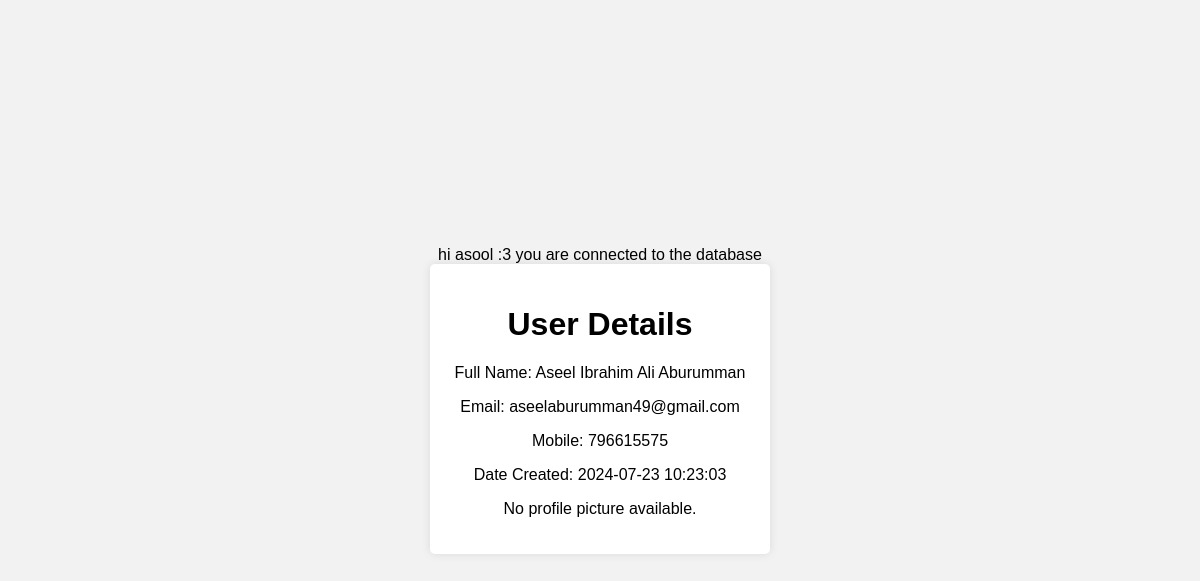
/read.php?id=2 (signed in), run on the app's committed database.
### tables this page shows
CREATE TABLE `users` (
  `users_id` int(11) NOT NULL,
  `Full_name` varchar(100) NOT NULL,
  `email` varchar(100) NOT NULL,
  `mobile` int(20) DEFAULT NULL,
  `password` varchar(255) NOT NULL,
  `role_id` int(200) DEFAULT NULL,
  `profile_picture` longblob DEFAULT NULL,
  `Date_created` timestamp NOT NULL DEFAULT current_timestamp()
);

### read.php (the view, shortened to what this page needs)
<?php
include 'confeg.php';
$user_id = $_GET['id'];
$sql = "SELECT Full_name, email, mobile, profile_picture, Date_created FROM users WHERE users_id = ?";
$stmt = $conn->prepare($sql);
$stmt->bind_param("i", $user_id);
$stmt->execute();
$stmt->bind_result($Full_name, $email, $mobile, $profile_picture, $Date_created);
?>
<!DOCTYPE html>
<html lang="en">
<head>
    <link rel="stylesheet" type="text/css" href="style.css">
</head>
<body>
    <div class="container">
        <h1>User Details</h1>
        <p>Full Name: <?php echo htmlspecialchars($Full_name); ?></p>
        <p>Email: <?php echo htmlspecialchars($email); ?></p>
        <p>Mobile: <?php echo htmlspecialchars($mobile); ?></p>
        <p>Date Created: <?php echo htmlspecialchars($Date_created); ?></p>
        <?php if ($profile_picture) : ?>
            <p>Profile Picture: <img src="uploaded_pictures/<?php echo htmlspecialchars($profile_picture); ?>" alt="Profile Picture" width="100" height="100"></p>
        <?php else : ?>
            <p>No profile picture available.</p>
        <?php endif; ?>
    </div>
</body>
</html>

### style.css (style rules this page uses)
body { font-family: Arial, sans-serif; background-color: #f2f2f2; display: flex; flex-direction: column; justify-content: center; align-items: center; height: 100vh; margin: 0; }
.container { background-color: #fff; padding: 20px; border-radius: 5px; box-shadow: 0 0 10px rgba(0, 0, 0, 0.1); width: 300px; text-align: center; }

### data on the page
users: Full_name "Aseel Ibrahim Ali Aburumman", email "aseelaburumman49@gmail.com", mobile "796615575", Date_created "2024-07-23 10:23:03"
